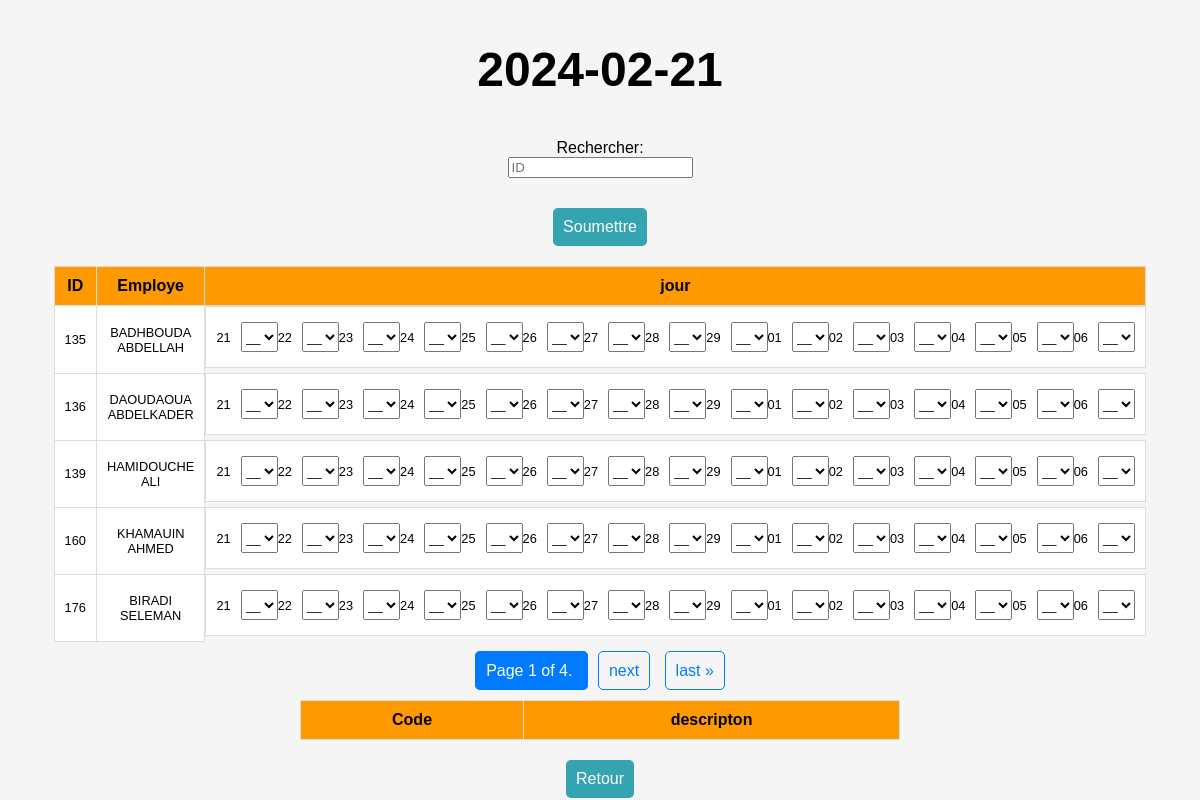
The app's page /pointage/3/ with its own data.
### pointage/models.py (models this page shows, shortened)
class Employe(models.Model):
    ID=models.IntegerField(primary_key=True)
    Nom=models.CharField(max_length=30)
    Prenom=models.CharField(max_length=30)
    Adresse=models.CharField(max_length=50,null=True)
    Date_Recrutement=models.DateField(default=timezone.now().date())
    Affect_Origin=models.CharField(max_length=30,null=True)
    Fonction=models.CharField(max_length=30)
    Date_Detach= models.DateField(null=True)
    station=models.ForeignKey(Station,on_delete=models.CASCADE,null=True)
    Situation_Familliale=models.CharField(max_length=30,null=True)
    Nbr_Enfants=models.IntegerField(null=True)
    Sheet_ID=models.IntegerField(unique=True,null=True)

### pointage/views.py (the view)
def pointage2(request,ID):
    station = Station.objects.get(id=ID)
    instances=Employe.objects.filter(station=station)
    date=datetime.now().date()
    date_range = [date + timedelta(days=i) for i in range(15)]
    paginator = Paginator(instances, 5)  # Change 10 to the number of items per page
    page_number = request.GET.get('page', 1)
    try:
        instances_paginated = paginator.page(page_number)
    except EmptyPage:
        instances_paginated = paginator.page(paginator.num_pages)
    if request.method == 'POST':
        credentials = service_account.Credentials.from_service_account_file(
        './petropointage-b1093416d578.json',
        scopes=['https://www.googleapis.com/auth/spreadsheets'],
        )
        spreadsheet_id = '15BSWan9Olz9WisDThGlGESdcZPw4GGIvnLyayFIP74I'
        service = build('sheets', 'v4', credentials=credentials)
        for i in instances:
            for date in date_range:
                cell=find_cell(date)
                choice=request.POST.get(f'{i.ID}_{date}')
                print(choice)
                sheet_range = f"{i.ID}!{cell}"
                code=Code_Employe.objects.filter(employe=i,Date=date)
                if not choice :
                    if code.exists():
                        values=[['']]
                        code.delete()
                    else:
                        continue
                else:
                    if code.exists():
                        code.delete()
                    code_emp=Code_Employe()
                    code_emp.employe=i
                    code_emp.Date=date
                    code_emp.code=Code.objects.get(pk=choice)
                    code_emp.save()
                    values = [[f"{choice}"]]
                body = {'values': values}
                service.spreadsheets().values().update(
                spreadsheetId=spreadsheet_id, range=sheet_range,
                valueInputOption='RAW', body=body
                ).execute()
        return redirect(main_view,i.ID)
    else:
        codes_emp=Code_Employe.objects.filter(employe__station=station)
        codes=Code.objects.all()
        context={'date':date,'instances':instances_paginated,'date_range':date_range,'codes':codes,'codes_emp':codes_emp}
        return render(request,'pointage.html',context)

### pointage/templates/pointage.html (shortened to what this page needs)
<!DOCTYPE html>
<html lang="en">
<head>
</head>
<body>
    <header>
        <h1>{{ date|date:"Y-m-d" }}</h1>
    </header>
    <form method="get" action="">
        <label for="query">Rechercher:</label>
        <input type="text" id="query" name="query" placeholder="ID" required>
    </form>
    <table>
        <tr>
            <th>ID</th>
            <th>Employe</th>
            <th>jour</th>
        </tr>
        {% for i in instances %}
            <form action="{% url 'pointage' instances.0.station.id %}" method="POST">
                <tr>
                    <td>{{ i.ID }}</td>
                    <td>{{ i.Nom }} {{ i.Prenom }}</td>
                    <td class="date-group">
                        {% for date in date_range %}
                            <label for="{{i.ID}}_{{date|date:'Y-m-d'}}">{{date|date:"d"}}</label>
                            <select id="{{i.ID}}_{{date|date:'Y-m-d'}}" name="{{i.ID}}_{{date|date:'Y-m-d'}}">
                                <option value="" selected >__</option>
                            </select>
                        {% endfor %}
                    </td>
                </tr>
                {% endfor %}
                <input type="submit" value="Soumettre">
            </form>
    </table>
    <div class="pagination">
        <span class="step-links">
            <span class="current">
                Page {{ instances.number }} of {{ instances.paginator.num_pages }}.
            </span>
            {% if instances.has_next %}
                <a href="?page={{ instances.next_page_number }}">next</a>
                <a href="?page={{ instances.paginator.num_pages }}">last &raquo;</a>
            {% endif %}
        </span>
    </div>
    <table>
        <tr>
            <th>Code</th>
            <th>descripton</th>
        </tr>
    </table>
    <a href="{% url 'menu_view' %}" class="back-button">Retour</a>
</body>
</html>

### pointage/templates/pointage.html (style rules this page uses)
body { font-family: Arial, sans-serif; background-color: #f5f5f5; display: flex; flex-direction: column; align-items: center; justify-content: center; margin: 0; }
header { padding: 10px; text-align: center; font-size: 1.5em; }
table { width: 80%; max-width: 600px; border-collapse: collapse; margin-top: 20px; }
th, td { border: 1px solid #ddd; text-align: center; padding: 10px; }
th { background-color: #ff9900; font-size: 1em; }
td { background-color: white; color: black; font-size: 0.8em; }
form { display: flex; flex-direction: column; align-items: center; margin-bottom: 10px; }
.date-group { display: flex; flex-direction: row; align-items: center; margin-bottom: 5px; }
.date-group label { margin-right: 10px; }
.date-group select { height: 30px; margin-left: 0; }
td.date-group { height: 40px; }
input[type="submit"] { margin-top: 20px; padding: 10px; cursor: pointer; background-color: #34a4b0; color: white; border: none; border-radius: 5px; font-size: 1em; }
.pagination { display: flex; justify-content: center; margin-top: 20px; }
.step-links a { padding: 10px; margin: 0 5px; text-decoration: none; color: #007BFF; border: 1px solid #007BFF; border-radius: 5px; }
.step-links .current { padding: 10px; margin: 0 5px; background-color: #007BFF; color: white; border: 1px solid #007BFF; border-radius: 5px; }
.back-button { margin-top: 20px; padding: 10px; background-color: #34a4b0; color: white; border: none; border-radius: 5px; text-decoration: none; }

### records on screen
Employe: ID "135", Nom "BADHBOUDA", Prenom "ABDELLAH", date_range "21" "22" "23" "24" "25" "26" "27" "28" "29" "01" "02" "03" "04" "05" "06"
Employe: ID "136", Nom "DAOUDAOUA", Prenom "ABDELKADER", date_range "21" "22" "23" "24" "25" "26" "27" "28" "29" "01" "02" "03" "04" "05" "06"
Employe: ID "139", Nom "HAMIDOUCHE", Prenom "ALI", date_range "21" "22" "23" "24" "25" "26" "27" "28" "29" "01" "02" "03" "04" "05" "06"
Employe: ID "160", Nom "KHAMAUIN", Prenom "AHMED", date_range "21" "22" "23" "24" "25" "26" "27" "28" "29" "01" "02" "03" "04" "05" "06"
Employe: ID "176", Nom "BIRADI", Prenom "SELEMAN", date_range "21" "22" "23" "24" "25" "26" "27" "28" "29" "01" "02" "03" "04" "05" "06"

### other values on screen
{{ date|date:"Y-m-d" }} "2024-02-21"
{{ instances.number }} "1"
{{ instances.paginator.num_pages }} "4"
